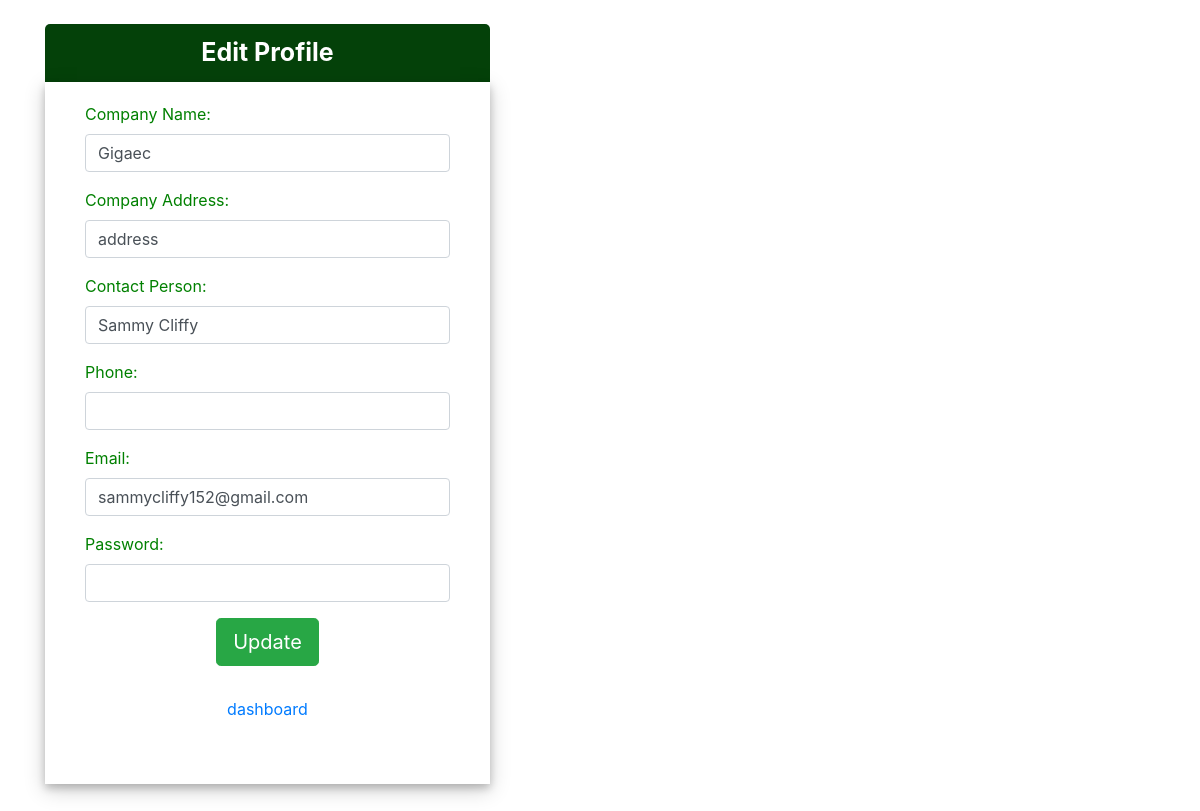
Before: /update_profile/ (signed in) with the older database file.
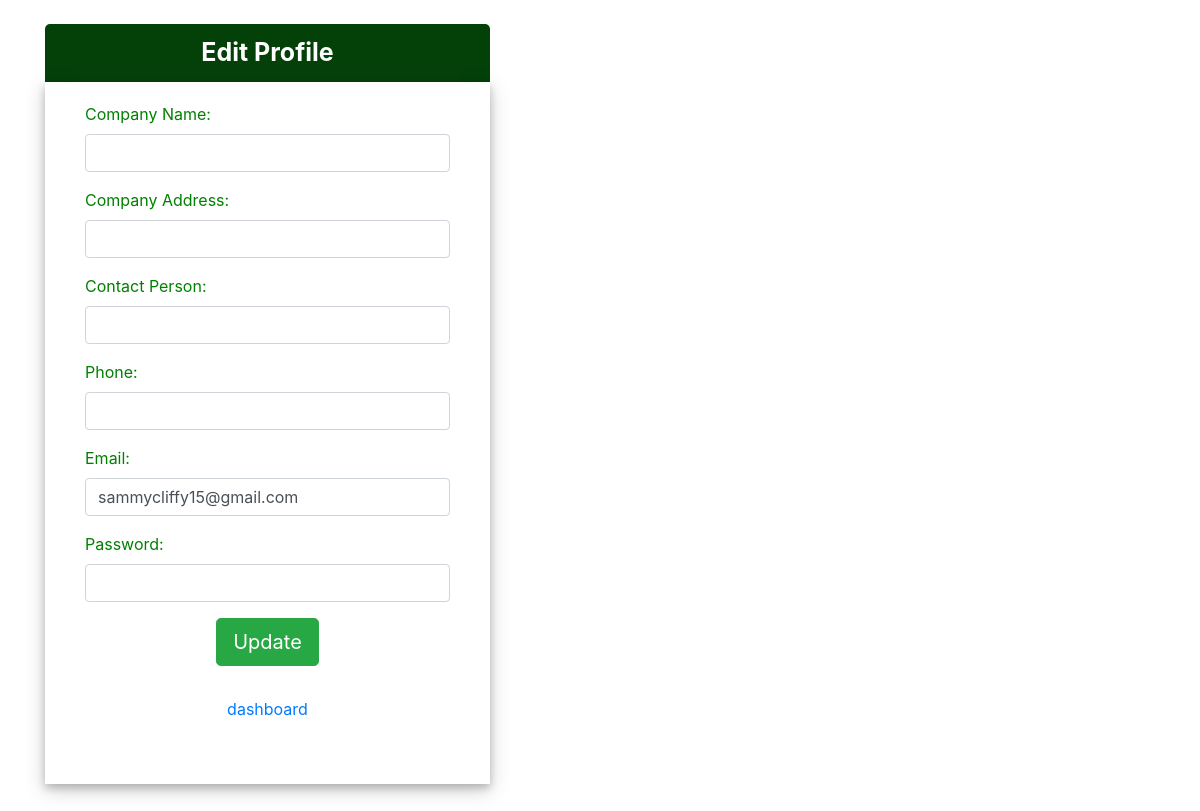
After: the same page with the newer database file.
### app/models.py (models this page shows, shortened)
class User(AbstractUser):
    username = None
    email = models.EmailField(('email address'), unique=True)
    companyAddress = models.CharField(max_length=255, null=True)
    companyName = models.CharField(max_length=255, null=True)
    contactPerson = models.CharField(max_length=255, null=True)
    contactPhone = models.CharField(max_length=255, null=True)
    USERNAME_FIELD = 'email'
    REQUIRED_FIELDS = ['username']
    '''
	@property
	def is_estateuser(self):
		#"Is the user an estate occupant?"
		return self.is_estateuser

	@property
	def is_estateguard(self):
		#"Is the user an estate guard?"
		return self.is_estateguard

	@property
	def is_estateadmin(self):
		#"Is the user an estate admin member?"
		return self.is_estateadmin
	'''

### app/views.py (the view)
# urls.py: url(r'^update_profile/$', views.update_profile, name="update_profile"),
@login_required
def update_profile(request):
    if request.method == 'POST':
        user_form = SignUpForm(request.POST, instance=request.user)
        if user_form.is_valid():
            user_form.save()
            messages.success(request, _(
                'Your profile was successfully updated!'))
            return redirect('dashboard')
        else:
            messages.error(request, _('Please correct the error below.'))
    else:
        user_form = SignUpForm(instance=request.user)
    return render(request, 'app/update_profile.html', {
        'user_form': user_form,
    })

### app/templates/app/update_profile.html (shortened to what this page needs)
<!DOCTYPE html>
<html lang="en">
  <head>
    <link
      rel="stylesheet"
      href="https://stackpath.bootstrapcdn.com/bootstrap/4.4.1/css/bootstrap.min.css"
    />
  </head>
  <body>
    <br />
    <div class="container">
      <div class="row">
        <div class="col-lg-5">
          <div class="heading"><span>Edit Profile</span></div>
          <div class="center-div">
            <form method="post" action="{% url 'signup' %}">
              {{user_form.as_p}}
              <center>
                <button type="submit" class="btn btn-success btn-lg">
                  Update</button
                ><br />
                <br />
                <p>
                  <a href="{% url 'dashboard' %}" class="btn btn-link">
                    dashboard
                  </a>
                </p>
              </center>
            </form>
          </div>
        </div>
      </div>
    </div>
    <br /><br /><br />
  </body>
</html>

Changed rows visible on the page:
changed User: companyName "Gigaec" → (not shown); companyAddress "address" → (not shown); contactPerson "Sammy Cliffy" → (not shown); email "sammycliffy152@gmail.com" → "sammycliffy15@gmail.com"
